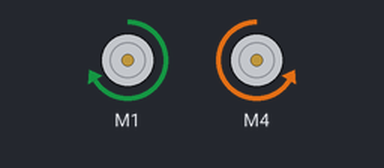
Bench run of a sketch on a simulated Arduino Uno, built with avr-gcc and run on an emulated ATmega328P. Parts: 2 × DC motor (green arrow = forward, orange = backward, longer = faster).

Above: at 1.5 s.
At 3.5 s:
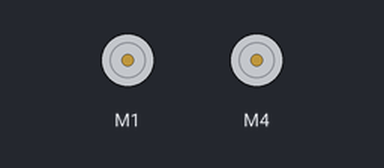
At 5.5 s:
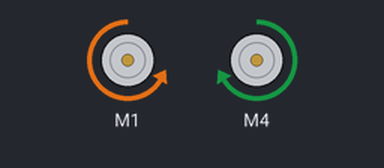
Timing chart, 0 to 10.4 s (numbered marks = the images above):
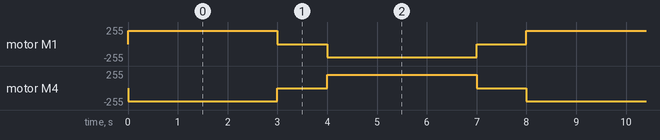

Measured:
- by itself, motor M1: repeats every 8.0 s: stopped 1.0 s, backward 200/255 3.0 s, stopped 1.0 s, forward 200/255 3.0 s
- by itself, motor M4: repeats every 8.0 s: stopped 1.0 s, forward 200/255 3.0 s, stopped 1.0 s, backward 200/255 3.0 s

The sketch:

dcMotor_rotation_30602.ino
```cpp
#include <SoftwareSerial.h>
#include <AFMotor.h>

AF_DCMotor motor_l(1);
AF_DCMotor motor_r(4);

void setup() {
  motor_l.setSpeed(200);
  motor_r.setSpeed(200);
  motor_l.run(RELEASE);
  motor_r.run(RELEASE);
}

void loop() {
  motor_l.run(FORWARD);
  motor_r.run(BACKWARD);
  delay(3000);

  motor_l.run(RELEASE);
  motor_r.run(RELEASE);
  delay(1000);

  motor_l.run(BACKWARD);
  motor_r.run(FORWARD);
  delay(3000);

  motor_l.run(RELEASE);
  motor_r.run(RELEASE);
  delay(1000);
}
```
